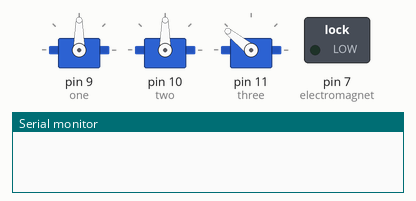
This sketch was run on a simulated Arduino Uno, built with avr-gcc and run on an emulated ATmega328P. Shown: 3 × servo, switched loads named in the sketch (green lamp = pin HIGH), the last lines printed to the serial monitor.

Above: at 0.05 s.
At 0.9 s:
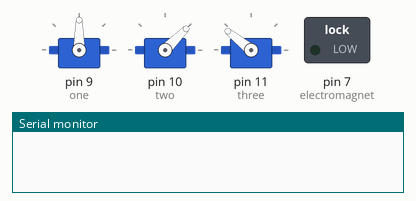
At 1.75 s:
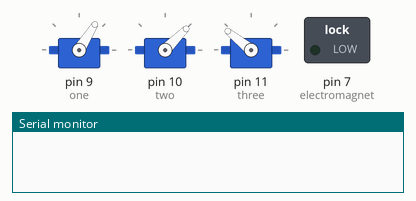
At 3.45 s:
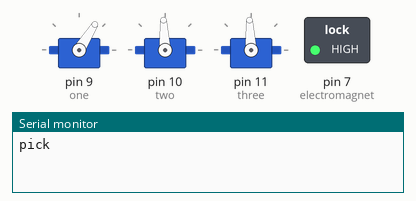
At 5.15 s:
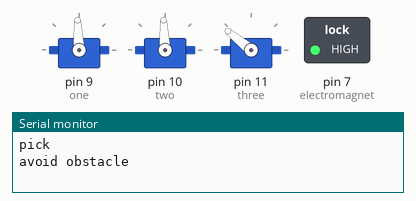
At 6.9 s:
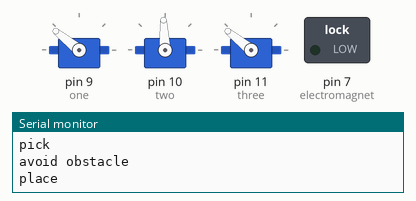
Timing chart, 0 to 9.0 s (numbered marks = the images above):
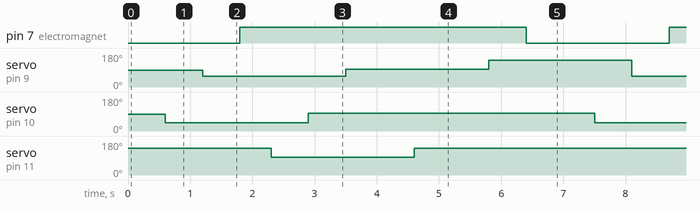

Measured:
- by itself, pin 7 (electromagnet): alternates HIGH for 4.6 s and LOW for 2.3 s
- by itself, servo on pin 9 (one): repeats every 6.9 s: 93° 2.3 s, 141° 2.3 s, 58° 2.3 s
- by itself, servo on pin 10 (two): alternates 93° for 4.6 s and 45° for 2.3 s
- by itself, servo on pin 11 (three): alternates 141° for 4.6 s and 93° for 2.3 s

The sketch:

jacob_robotarm.ino
```cpp
#include <Servo.h>


Servo one;
Servo two;
Servo three;
 int D = 0;
int pos1 = 0;
int pos2 = 0;
int pos3 = 0;
int electromagnet = 7;
int pulseWidth = 0;
int T = 25;
int menu = -1;
int TD = 55;
void setup() {
  // put your setup code here, to run once:
one.attach(9);
two.attach(10);
three.attach(11);
pinMode(electromagnet, OUTPUT); Serial.begin(9600);


}

/*
 * pick
 * 1 = 180
 * 2 = 1110
 * 3 =
  */

void loop() {
 /*D = Serial.parseInt();
 Serial.println(D);
 delay(500);

 if (D > 0 && D < 1000){
     pulseWidth = map(D, 0, 180, 1000, 2000);
  three.writeMicroseconds(pulseWidth);
 }

 if (D > 1000 && D < 2000){
 pulseWidth = map(D-1000, 0, 180, 1000, 2000);
  two.writeMicroseconds(pulseWidth);
 }
  if (D > 2000){

     pulseWidth = map(D-2000, 0, 180, 1000, 2000);
  one.writeMicroseconds(pulseWidth);
  }*/

// Pick
     pulseWidth = map(180, 0, 180, 1000, 2000);
  three.writeMicroseconds(pulseWidth);
  delay(600);
     pulseWidth = map(1, 0, 180, 1000, 2000);
  two.writeMicroseconds(pulseWidth);
   delay(600);
     pulseWidth = map(25, 0, 180, 1000, 2000);
  one.writeMicroseconds(pulseWidth);
   delay(600);
    Serial.println("pick");
  digitalWrite(electromagnet, HIGH);
  delay(500);

// avoid obstacle
    pulseWidth = map(90, 0, 180, 1000, 2000);
  three.writeMicroseconds(pulseWidth);
  delay(600);
     pulseWidth = map(90, 0, 180, 1000, 2000);
  two.writeMicroseconds(pulseWidth);
   delay(600);
     pulseWidth = map(90, 0, 180, 1000, 2000);
  one.writeMicroseconds(pulseWidth);
   delay(600);
    Serial.println("avoid obstacle");
  digitalWrite(electromagnet, HIGH);
  delay(500);
 //place
    pulseWidth = map(180, 0, 180, 1000, 2000);
  three.writeMicroseconds(pulseWidth);
   delay(600);
    pulseWidth = map(90, 0, 180, 1000, 2000);
  two.writeMicroseconds(pulseWidth);
   delay(600);
    pulseWidth = map(180, 0, 180, 1000, 2000);
  one.writeMicroseconds(pulseWidth);
   delay(600);
   Serial.println("place");
  digitalWrite(electromagnet, LOW);
  delay(500);


 // put your main code here, to run repeatedly:
// if (Serial.available() > 0) {
//    menu = Serial.parseInt();
// Serial.println(menu);
// }
//
//  pulseWidth = map(55, 0, 180, 1000, 2000);
//  one.writeMicroseconds(pulseWidth);// in steps of 1 degree
//  delay(TD);

  /*pulseWidth = map(55, 0, 180, 1000, 2000);
  one.writeMicroseconds(pulseWidth);// in steps of 1 degree
  delay(200);

  pulseWidth = map(165, 0, 180, 1000, 2000);
  one.writeMicroseconds(pulseWidth);// in steps of 1 degree
  delay(200);*/

//
// horizontal();
   //electro();
  //homing();
//vertical();
//horizontal();
//elbow();

}
void electro(){
  Serial.print("electromagnet activated");
  digitalWrite(electromagnet, LOW);
  delay(5000);
  Serial.print("electromagnet deactivated");
  digitalWrite(electromagnet, HIGH);
  delay(5000);
}


void homing(){
   pulseWidth = map(0, 0, 180, 1000, 2000);
 Serial.println("start homing");
  one.writeMicroseconds(pulseWidth);
  delay(T);
  two.writeMicroseconds(pulseWidth);
  delay(T);
  three.writeMicroseconds(pulseWidth);
  delay(T);
  Serial.println("end homing");

}
void vertical(){
   Serial.println("start vertical");

  for(pos1 = 0; pos1 <= 180; pos1 += 1) // goes from 0 degrees to 180 degrees
  {
     pulseWidth = map(pos1, 0, 180, 1000, 2000);
  two.writeMicroseconds(pulseWidth);// in steps of 1 degree
    //one.write(pos1);              // tell servo to go to position in variable 'pos'
    delay(T);                       // waits 15ms for the servo to reach the position
  }

  for(pos1 = 180; pos1 >= 0; pos1 -= 1)
  {
    pulseWidth = map(pos1, 0, 180, 1000, 2000);
    two.writeMicroseconds(pulseWidth);
    delay(T);
  }
  Serial.println("end vertical");
}
void horizontal(){
  Serial.println("start horizontal");

    for(pos1 = 0; pos1 <= 165; pos1 += 1) // goes from 0 degrees to 180 degrees
  {
     pulseWidth = map(pos1, 0, 180, 1000, 2000);
  one.writeMicroseconds(pulseWidth);// in steps of 1 degree
    //one.write(pos1);              // tell servo to go to position in variable 'pos'
    delay(T);                       // waits 15ms for the servo to reach the position
  }

  for(pos1 = 25; pos1 >= 0; pos1 -= 1)
  {
    pulseWidth = map(pos1, 0, 180, 1000, 2000);
    one.writeMicroseconds(pulseWidth);
    delay(T);
}
Serial.println("end horizontal");
}

void elbow(){
  Serial.println("start elbow");
    for(pos1 = 0; pos1 <= 180; pos1 += 1) // goes from 0 degrees to 180 degrees
  {
     pulseWidth = map(pos1, 0, 180, 1000, 2000);
  three.writeMicroseconds(pulseWidth);// in steps of 1 degree
    //one.write(pos1);              // tell servo to go to position in variable 'pos'
    delay(T);                       // waits 15ms for the servo to reach the position
  }


  for(pos1 = 180; pos1 >= 0; pos1 -= 1)
  {
    pulseWidth = map(pos1, 0, 180, 1000, 2000);
    three.writeMicroseconds(pulseWidth);
    delay(T);

}
Serial.println("end elbow");
}
```
